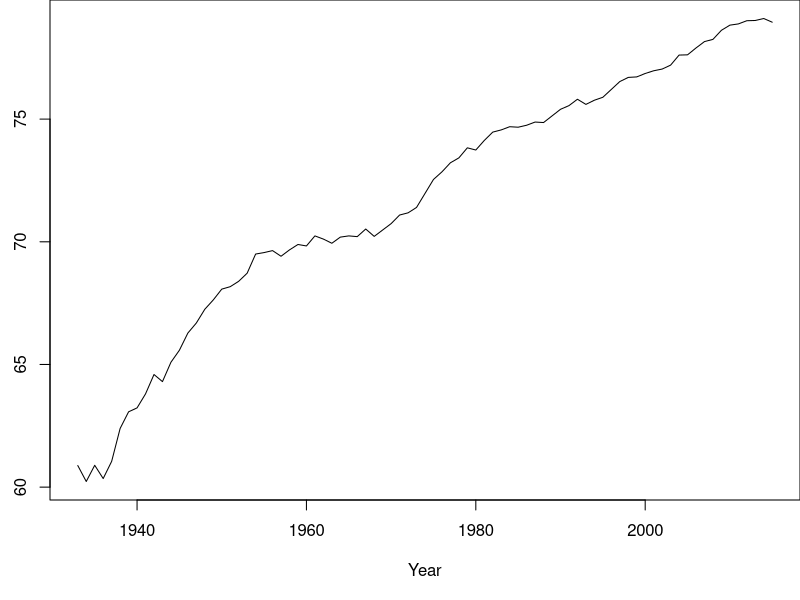
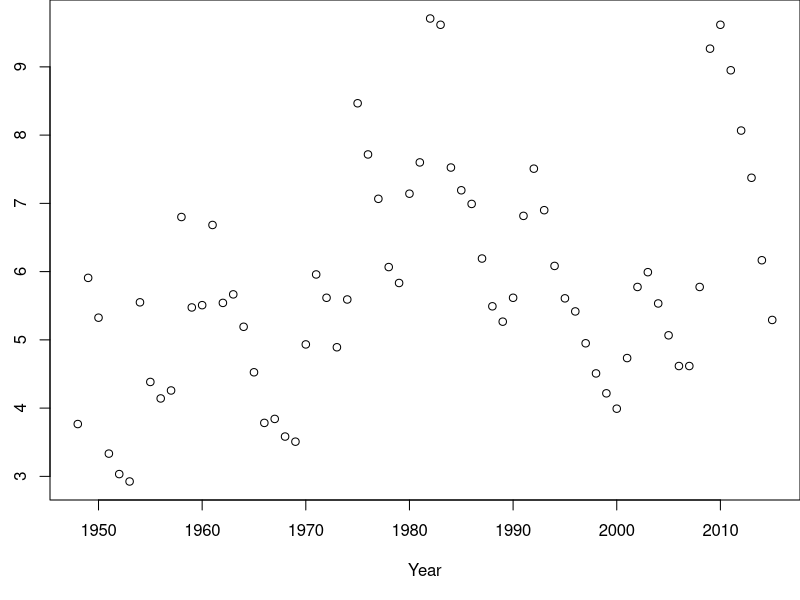
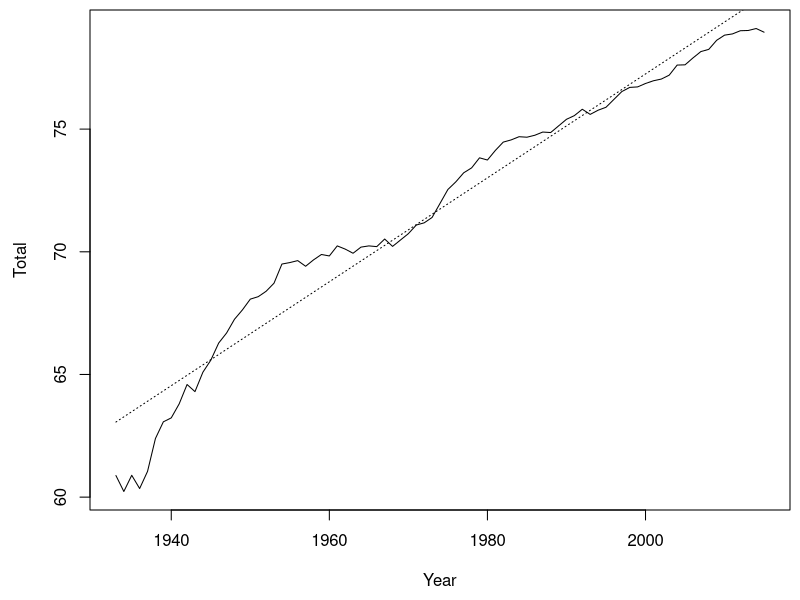

Write the R code that produced these figures, in order.
## ----plot_margins,echo=F-------------------------------------------------
par(mai=c(1,0.5,0,0))

## ----read_e0-------------------------------------------------------------
L <- read.table(file="life_expectancy.txt",header=TRUE)

## ----LE_rows-------------------------------------------------------------
L[1:3,]

## ----dim-----------------------------------------------------------------
dim(L)

## ----row+col-------------------------------------------------------------
cat("number of rows = ", nrow(L), 
  "; number of columns = ", ncol(L))

## ----vec-----------------------------------------------------------------
y <- L[,4]
y[1:3]

## ----dim_for_vec---------------------------------------------------------
dim(y)

## ----length_for_vec------------------------------------------------------
length(y)

## ----e0_gain-------------------------------------------------------------
g <- y[2:length(y)] - y[1:(length(y)-1)] 

## ----e0_gain_with_na-----------------------------------------------------
g <- c(NA,g)
g[1:8]

## ----numeric_vec---------------------------------------------------------
g[1:4]

## ----logical_vec---------------------------------------------------------
L_up_logical <- g>0
L_up_logical[1:4]

## ----character_vec-------------------------------------------------------
L_up_qualitative <- ifelse(g>0,"increased","decreased")
L_up_qualitative[1:4]

## ------------------------------------------------------------------------
class(g)

## ------------------------------------------------------------------------
class(L_up_logical)

## ------------------------------------------------------------------------
class(L_up_qualitative)

## ------------------------------------------------------------------------
class(L)

## ------------------------------------------------------------------------
L_matrix <- as.matrix(L)
class(L_matrix)

## ----rownames------------------------------------------------------------
colnames(L)

## ------------------------------------------------------------------------
rownames(L)[1:8]

## ----subsetting_using_logical--------------------------------------------
L[g<0,"Year"]

## ------------------------------------------------------------------------
u <- c(1,2) 
u

## ------------------------------------------------------------------------
v <- c(3,4) 
v

## ------------------------------------------------------------------------
w <- c(u,v) 
w

## ------------------------------------------------------------------------
A <- matrix(1:6,nrow=2)
A

## ------------------------------------------------------------------------
B <- rbind(u,v) 
B

## ------------------------------------------------------------------------
C <- cbind(u,v) 
C

## ----read_u--------------------------------------------------------------
U <- read.table(file="unemployment.csv",sep=",",header=TRUE)
U[1:2,]

## ------------------------------------------------------------------------
u <- apply(U[,2:13],1,mean)
u[1:6]

## ------------------------------------------------------------------------
dim(U)

## ------------------------------------------------------------------------
length(apply(U,1,mean))

## ------------------------------------------------------------------------
length(apply(U,2,mean))

## ----fig_L,eval=F,echo=T-------------------------------------------------
## plot(L$Year,y,type="line",
##   xlab="Year",
##   ylab="Life expectancy")

## ----fig_L_eval,fig.width=5,fig.height=4,echo=F--------------------------
plot(L$Year,y,type="line",
  xlab="Year",
  ylab="Life expectancy")

## ----fig_U,eval=F,echo=T-------------------------------------------------
## plot(U$Year,u,
##   xlab="Year",
##   ylab="Unemployment")

## ----fig_U_eval,fig.width=5,fig.height=4,echo=F--------------------------
plot(U$Year,u,
  xlab="Year",
  ylab="Unemployment")

## ----lm------------------------------------------------------------------
L_fit <- lm(Total~Year,data=L)

## ----fig_L_code,eval=F,echo=T--------------------------------------------
## plot(Total~Year,L,type="l")
## lines(L$Year,L_fit$fitted.values,
##   lty="dotted")

## ----fig_L_plot,echo=F,fig.width=3.5,fig.height=3.5----------------------
par(mai=c(0.9,0.9,0.1,0.1))
plot(Total~Year,L,type="l")
lines(L$Year,L_fit$fitted.values,
  lty="dotted")

## ------------------------------------------------------------------------
class(L_fit)

## ------------------------------------------------------------------------
names(L_fit)

## ----detrended_variables-------------------------------------------------
L_detrended <- L_fit$residuals
U_detrended <- lm(u~U$Year)$residuals
L_detrended <- subset(L_detrended,L$Year %in% U$Year)

## ----detrended_lm--------------------------------------------------------
lm1 <- lm(L_detrended~U_detrended)
coef(lm1)

